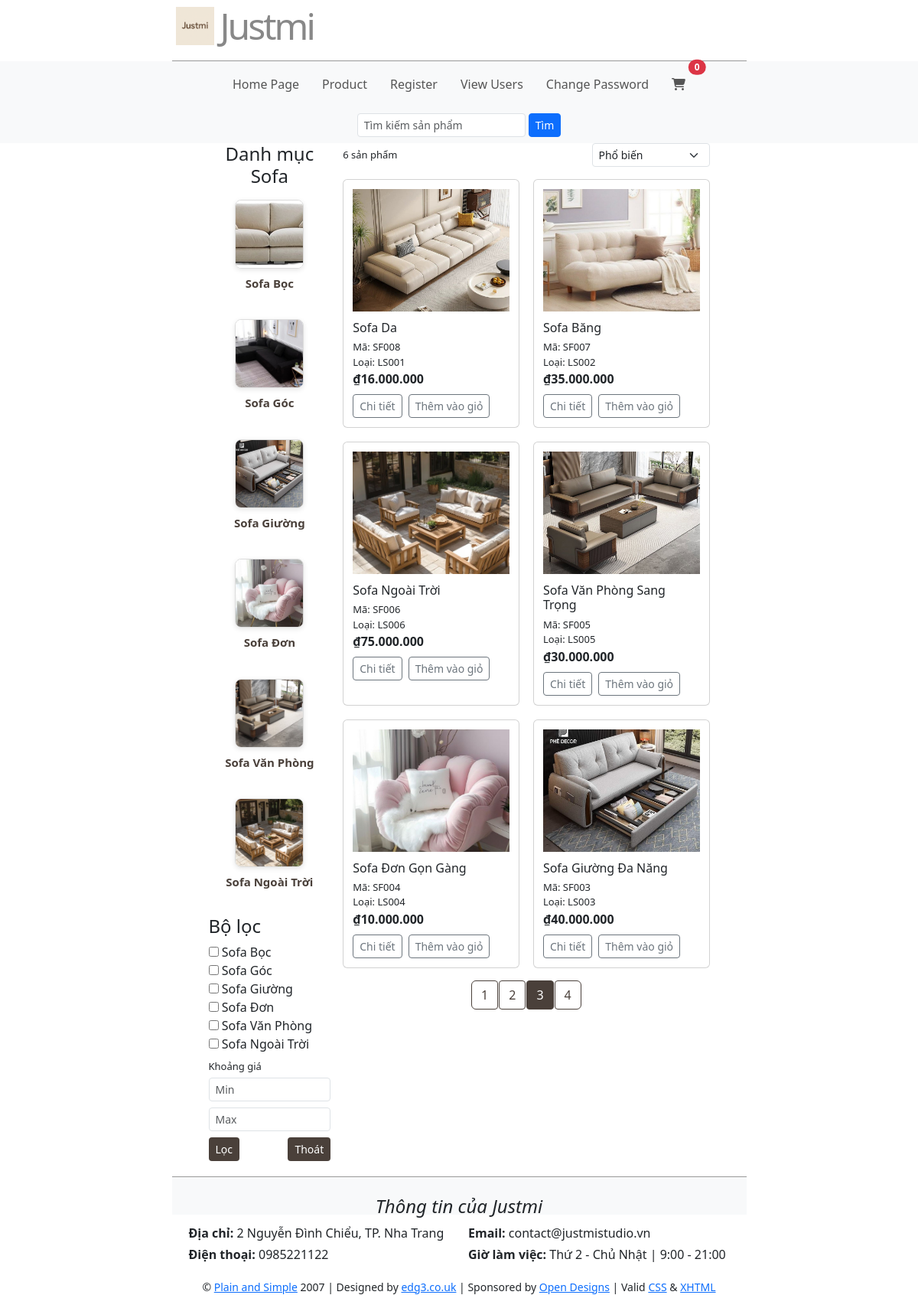
Page /qly/product.php?page=3 on the committed database.
### tables this page shows
CREATE TABLE LoaiSofa (
	MaLoai CHAR(5) PRIMARY KEY,
	TenLoai NVARCHAR(100),
	MoTa NVARCHAR(300)
);

CREATE TABLE Sofa (
	MaSofa CHAR(5) PRIMARY KEY,
	TenSofa NVARCHAR(100),
	MaHang CHAR(5),
	MaLoai CHAR(5),
	GiaBan DECIMAL(12,2),
	DonViTinh NVARCHAR(50),
	SoLuongTon INT,
	HinhAnh VARCHAR(255),
	MoTa NVARCHAR(700),
    NgayTao DATETIME DEFAULT CURRENT_TIMESTAMP(),
	FOREIGN KEY (MaHang) REFERENCES HangSofa(MaHang),
	FOREIGN KEY (MaLoai) REFERENCES LoaiSofa(MaLoai)
);

### qly/process/product_process.php (called while the page is built, shortened)
<?php
require_once("connect.php");
$page = isset($_GET['page']) ? max(1, intval($_GET['page'])) : 1;
$limit = 6;
$offset = ($page - 1) * $limit;
$loaiResult = $conn->query("SELECT MaLoai, TenLoai FROM LoaiSofa");
$where = "WHERE 1";
$orderBy = "ORDER BY MaSofa DESC";
$totalSql = "SELECT COUNT(*) as total FROM Sofa $where";
$totalResult = $conn->query($totalSql);
$totalRow = $totalResult->fetch_assoc();
$totalItems = $totalRow['total'];
$totalPages = ceil($totalItems / $limit);
$sql = "SELECT * FROM Sofa $where $orderBy LIMIT $offset, $limit";
$result = $conn->query($sql);
$products = [];
while ($row = $result->fetch_assoc()){
    $products[] = $row;
}
?>

### qly/product.php (the view, shortened to what this page needs)
<?php
    require_once("process/product_process.php");
?>
<main class="mx-5">
    <div class="d-flex gap-3">
        <aside class="sidebar" style="flex:1; max-width:400px;">
            <?php include("categories.php"); ?>
            <?php include("process/filters.php"); ?>
        </aside>
        <div style="flex:3;">
            <div class="d-flex justify-content-between align-items-center mb-3">
                <div class="muted"> <?= count($products) ?> sản phẩm</div>
                <div>
                    <form method="get" id="sortForm">
                        <select name="sort" onchange="this.form.submit()" class="form-select form-select-sm">
                            <option value="">Phổ biến</option>
                        </select>
                    </form>
                </div>
            </div>
            <div class="grid" id="productGrid">
                <?php if(count($products) > 0): ?>
                    <?php foreach ($products as $p): ?>
                        <article class="card">
                            <div class="img">
                                <img src="images/<?= htmlspecialchars($p['HinhAnh']) ?>"
                                    class="d-block w-100"
                                    alt="<?= htmlspecialchars($p['TenSofa']) ?>"
                                    style="height:160px; object-fit:cover;">
                            </div>
                            <h3><?= htmlspecialchars($p["TenSofa"]) ?></h3>
                            <div class="muted">Mã: <?= htmlspecialchars($p["MaSofa"]) ?></div>
                            <div class="muted">Loại: <?= htmlspecialchars($p["MaLoai"]) ?></div>
                            <div class="price">₫<?= number_format($p["GiaBan"],0,',','.') ?></div>
                            <div class="actions d-flex gap-2 mt-2">
                                <button type="button" class="btn btn-outline-secondary btn-sm"
                                        onclick="window.location.href='product_detail.php?id=<?= $p['MaSofa'] ?>'">
                                    Chi tiết
                                </button>
                                <button type="button" class="btn btn-outline-secondary btn-sm add-to-cart"
                                        data-id="<?= htmlspecialchars($p['MaSofa']) ?>">
                                    Thêm vào giỏ
                                </button>
                            </div>
                        </article>
                    <?php endforeach; ?>
                <?php else: ?>
                    <p>Không có sản phẩm phù hợp.</p>
                <?php endif; ?>
            </div>
            <?php if ($totalPages > 1): ?>
            <nav aria-label="Page navigation">
                <ul class="pagination justify-content-center mt-3">
                    <?php for($i = 1; $i <= $totalPages; $i++): ?>
                        <li class="page-item <?= $i == $page ? 'active' : '' ?>">
                            <a class="page-link" href="?<?= http_build_query(array_merge($_GET, ['page'=>$i])) ?>"><?= $i ?></a>
                        </li>
                    <?php endfor; ?>
                </ul>
            </nav>
            <?php endif; ?>
        </div>
    </div>
</main>

### qly/categories.php
<?php
    $sql = "
        SELECT
            l.MaLoai,
            l.TenLoai,
            (
                SELECT s.HinhAnh
                FROM Sofa s
                WHERE s.MaLoai = l.MaLoai
                LIMIT 1
            ) AS HinhAnh
        FROM LoaiSofa l
    ";
    $categories = $conn->query($sql);
?>
<div class="categories mb-3">
    <h4 class="text-center mb-3">Danh mục Sofa</h4>
    <ul class="list-unstyled">
        <?php while ($cate = mysqli_fetch_assoc($categories)): ?>
            <?php
                $hinh = !empty($cate['HinhAnh']) ? $cate['HinhAnh'] : 'default.jpg';
            ?>
            <li class="mb-3 text-center">
                <a href="product.php?type[]=<?= urlencode($cate['MaLoai']) ?>"
                   class="d-flex flex-column align-items-center text-decoration-none text-dark">
                    <img src="images/<?= htmlspecialchars($hinh) ?>"
                         alt="<?= htmlspecialchars($cate['TenLoai']) ?>"
                         style="width:90px; height:90px; object-fit:cover; border-radius:8px; border:1px solid #ddd;">
                    <span class="mt-2 fw-semibold"><?= htmlspecialchars($cate['TenLoai']) ?></span>
                </a>
            </li>
        <?php endwhile; ?>
    </ul>
</div>

### qly/process/filters.php (shortened to what this page needs)
<?php
    $filterTypes = $_GET['type'] ?? [];
    $minPrice = $_GET['min_price'] ?? '';
    $maxPrice = $_GET['max_price'] ?? '';
    $loaiResult = $conn->query("SELECT MaLoai, TenLoai FROM LoaiSofa");
    $loaiArr = [];
    while($row = $loaiResult->fetch_assoc()){
        $loaiArr[] = $row;
    }
?>
<div class="filters">
    <h4>Bộ lọc</h4>
    <form method="get">
        <div>
            <?php foreach($loaiArr as $loai): ?>
                <label>
                    <input type="checkbox" name="type[]" value="<?= $loai['MaLoai'] ?>"
                           <?= in_array($loai['MaLoai'], $filterTypes ?? []) ? 'checked' : '' ?>>
                    <?= htmlspecialchars($loai['TenLoai']) ?>
                </label><br>
            <?php endforeach; ?>
        </div>
        <label class="muted mt-2 d-block">Khoảng giá</label>
        <div class="mt-1">
            <input type="number" name="min_price" placeholder="Min" class="form-control form-control-sm mb-2"
                value="<?= htmlspecialchars($minPrice ?? '') ?>">
            <input type="number" name="max_price" placeholder="Max" class="form-control form-control-sm"
                value="<?= htmlspecialchars($maxPrice ?? '') ?>">
        </div>
        <div class="d-flex justify-content-between align-items-center mt-2">
            <button type="submit" class="btn btn-sm btn-filters">Lọc</button>
            <button type="button" class="btn btn-sm btn-filters" onclick="location.href='product.php'">Thoát</button>
        </div>
    </form>
</div>

### qly/includes/style.css (style rules this page uses)
* { border:0; margin:0; padding:0; }
a { color:#777; text-decoration:none; }
body { background:#ffffff; color:#555; font:0.8em Arial, Helvetica, "bitstream vera sans", sans-serif; }
#header { border-bottom:1px solid #999; height:80px; margin:0 auto; width:751px; }
#header h1 { color:#888; font-size:300%; letter-spacing:-3px; text-align:right; padding:5px; margin-bottom:-20px; }
#navigation { background:#fafafa; margin:0 auto; list-style:none; padding: 0; }
#navigation li { list-style:none; }
#navigation a { color:#555; display:block; padding: 10px 15px; text-align:center; border-radius: 10px; text-decoration: none; }
#content { height:auto; margin:0 auto; padding:0 0 20px; width:751px; }
.categories ul { display: flex; justify-content: center; flex-wrap: wrap; gap: 20px; list-style: none; padding: 0; margin: 0; }
.categories li { display: flex; flex-direction: column; align-items: center; text-align: center; cursor: pointer; transition: transform 0.2s ease; }
.categories img { width: 100px; height: 100px; object-fit: cover; border-radius: 10px; box-shadow: 0 2px 6px rgba(0,0,0,0.1); }
.categories span { margin-top: 6px; font-size: 15px; font-weight: 500; color: #4a403a; }
.btn-filters.btn-sm { background-color: #4a403a !important; color: #fff !important; }
.page-item.active .page-link { background-color: #4a403a !important; color: #fff !important; border-color: #4a403a !important; }
.page-link { background-color: transparent !important; color: #4a403a !important; border: 1px solid #4a403a !important; border-radius: 4px; margin: 0 2px; padding: 5px 10px; transition: background-color 0.3s, color 0.3s; }
.grid { display:grid; grid-template-columns:repeat(auto-fill,minmax(220px,1fr)); gap:18px }
.card { background:var(--card); border-radius:10px; border:1px solid #eee; padding:12px; display:flex; flex-direction:column; transition: transform 0.2s ease, box-shadow 0.2s ease; }
.card .img { height:auto; border-radius:8px; background:#f3f3f3; display:flex; align-items:center; justify-content:center; color:var(--muted) }
.card h3 { font-size:16px; margin:12px 0 6px }
.price { font-weight:700 }
.muted { color:var(--muted); font-size:13px }
.actions { margin-top:auto; display:flex; gap:8px }
#footer { border-top:1px solid #999; height:50px; margin:0 auto; padding:10px; text-align:center; width:751px; }
input, select, .input { padding: 5px; font-weight: bold; font-size: 1em; color: #008040; background: #FFFFFF; border:1px dotted #004080; }

### rows in the picture
loaisofa: shows a picture, TenLoai "Sofa Bọc"
loaisofa: shows a picture, TenLoai "Sofa Góc"
loaisofa: shows a picture, TenLoai "Sofa Giường"
loaisofa: shows a picture, TenLoai "Sofa Đơn"
loaisofa: shows a picture, TenLoai "Sofa Văn Phòng"
loaisofa: shows a picture, TenLoai "Sofa Ngoài Trời"
sofa: HinhAnh (picture), TenSofa "Sofa Da", MaSofa "SF008", MaLoai "LS001", GiaBan "16.000.000"
sofa: HinhAnh (picture), TenSofa "Sofa Băng", MaSofa "SF007", MaLoai "LS002", GiaBan "35.000.000"
sofa: HinhAnh (picture), TenSofa "Sofa Ngoài Trời", MaSofa "SF006", MaLoai "LS006", GiaBan "75.000.000"
sofa: HinhAnh (picture), TenSofa "Sofa Văn Phòng Sang Trọng", MaSofa "SF005", MaLoai "LS005", GiaBan "30.000.000"
sofa: HinhAnh (picture), TenSofa "Sofa Đơn Gọn Gàng", MaSofa "SF004", MaLoai "LS004", GiaBan "10.000.000"
sofa: HinhAnh (picture), TenSofa "Sofa Giường Đa Năng", MaSofa "SF003", MaLoai "LS003", GiaBan "40.000.000"

### other values in the picture
count($products) "6"
